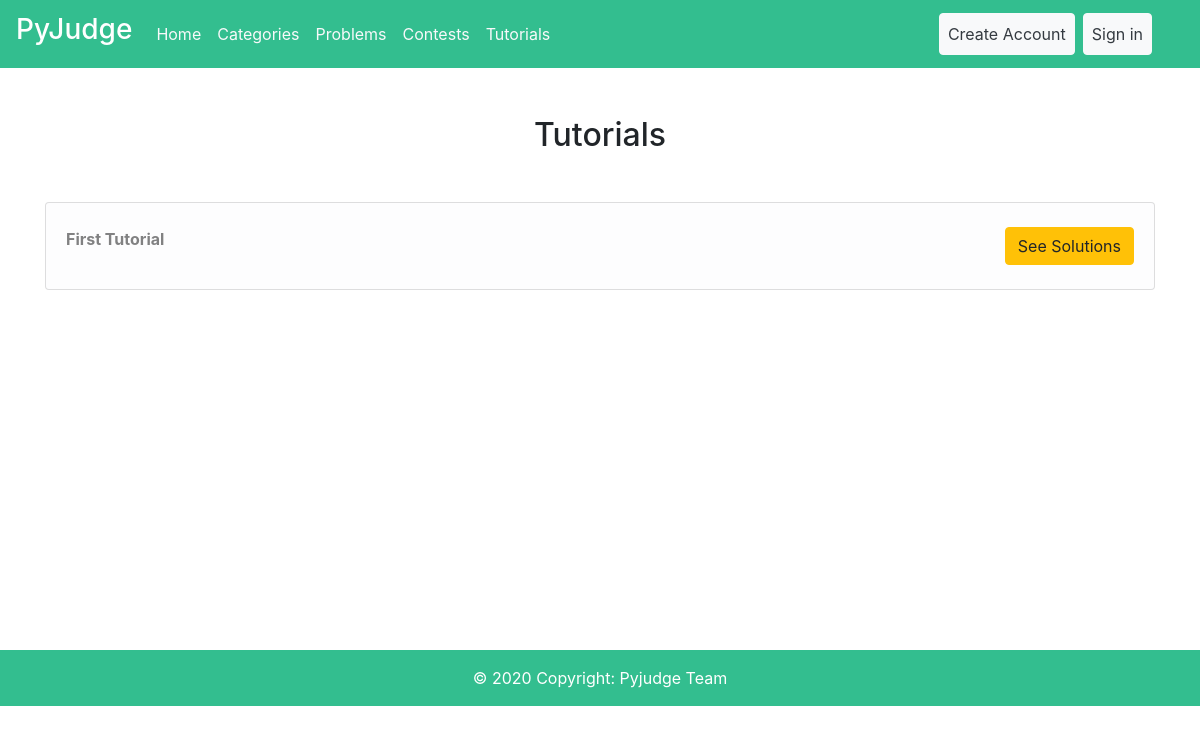
The page /contest/tutorials-list/ on the database as committed earlier.
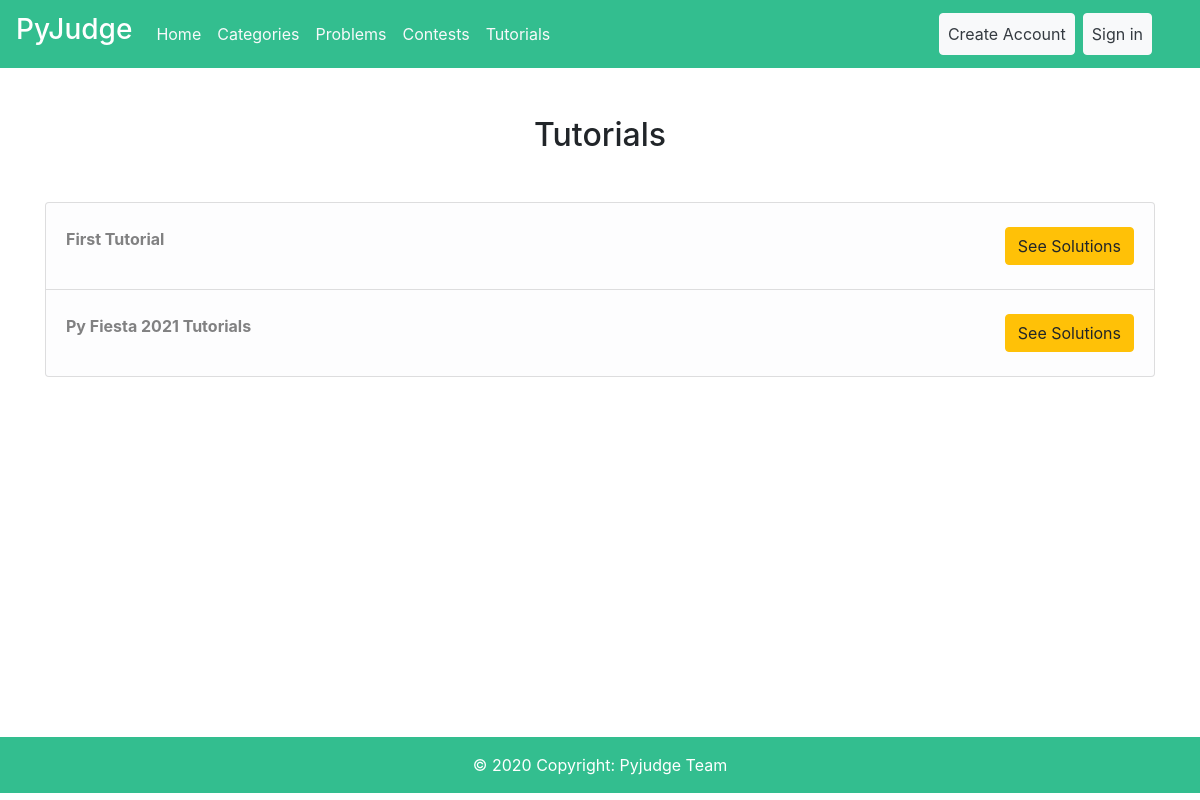
The same page on the database as committed later.
### Contest/models.py (models this page shows, shortened)
class Tutorials(models.Model):
    creator = models.ForeignKey(User, on_delete=models.CASCADE, null=True)
    contest_name = models.CharField(max_length=50,null=True)
    tutorial_title = models.CharField(max_length=50)
    tutorial_text = RichTextField(blank=True,null=True)

### Contest/views.py (the view)
# urls.py: path('tutorials-list/', TutorialView.as_view(), name='tutorials-list'),
class TutorialView(ListView):
    model = Tutorials
    template_name = 'Contest/tutorials_list.html'

### Templates/Contest/tutorials_list.html (shortened to what this page needs)
{%extends 'User/base.html' %}
{% load crispy_forms_tags %}
{% block content %}
{% if user.is_authenticated and user.is_staff and user.is_superuser %}
<div class="card text-center mt-5" style="margin-left: 20%;margin-right: 20%;">
  <div class="card-header bg-warning text-white">
    <h5>Upload Tutorials</h5>
  </div>
  <div class="card-body">
    <h5 class="card-title">Tutorials Uploading Page</h5>
    <p class="card-text">Only Admins Can Upload Tutorials through this page.</p>
    <a class="btn btn-warning" href="{% url 'add-tutorials' %}">Upload</a>
  </div>
</div>
<div class="container">
  <h2 class="text-center my-5">Tutorials</h2>
    <div class="list-group">
      {% for tutorials in object_list %}
      <div class = "container mt-5">
        <div class="card text-dark bg-light mb-3" style="margin-left: 10%;margin-right: 10%;">
          <a href="{% url 'tutorials' tutorials.pk %}" class="list-group-item list-group-item-action list-group-item-light py-4">
          <strong>
            {{tutorials.tutorial_title}}
          </strong>
          <button  type="submit" class="btn btn-warning"style="float:right;">
            See Solutions
          </button>
        </a>
        </div>
      </div>
      {% endfor %}
    </div>
</div>
{% else %}
<div class="container">
  <h2 class="text-center my-5">Tutorials</h2>
    <div class="list-group">
      {% for tutorials in object_list %}
        <a href="{% url 'tutorials' tutorials.pk %}" class="list-group-item list-group-item-action list-group-item-light py-4">
          <strong>
            {{tutorials.tutorial_title}}
          </strong>
          <button  type="submit" class="btn btn-warning"style="float:right;">
            See Solutions
          </button>
        </a>
      {% endfor %}
    </div>
</div>
{% endif %}
{% endblock %}

Rows that differ between the two databases and show on the page:
added Tutorials: tutorial_title "Py Fiesta 2021 Tutorials"
